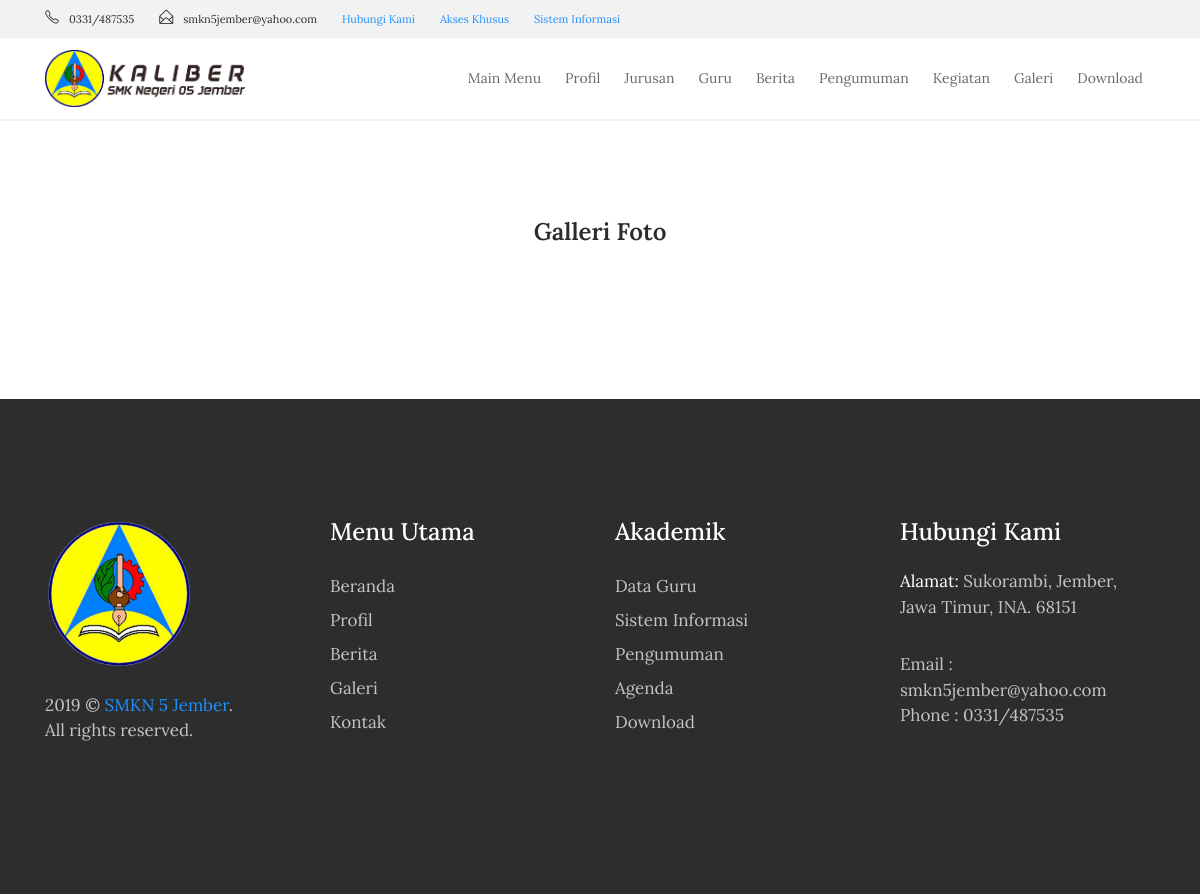
/index.php/galeri, run on an earlier commit of the app's database.
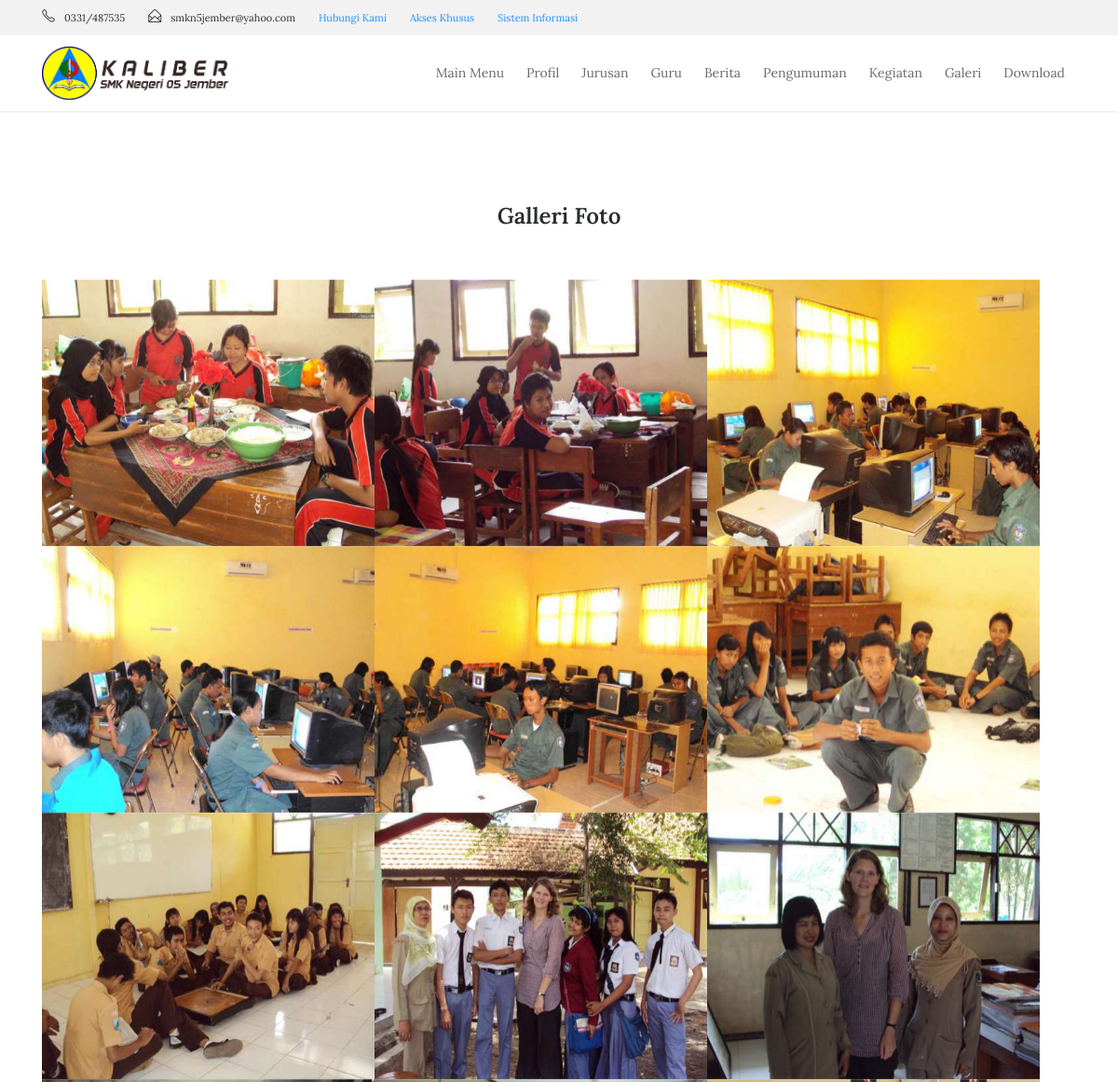
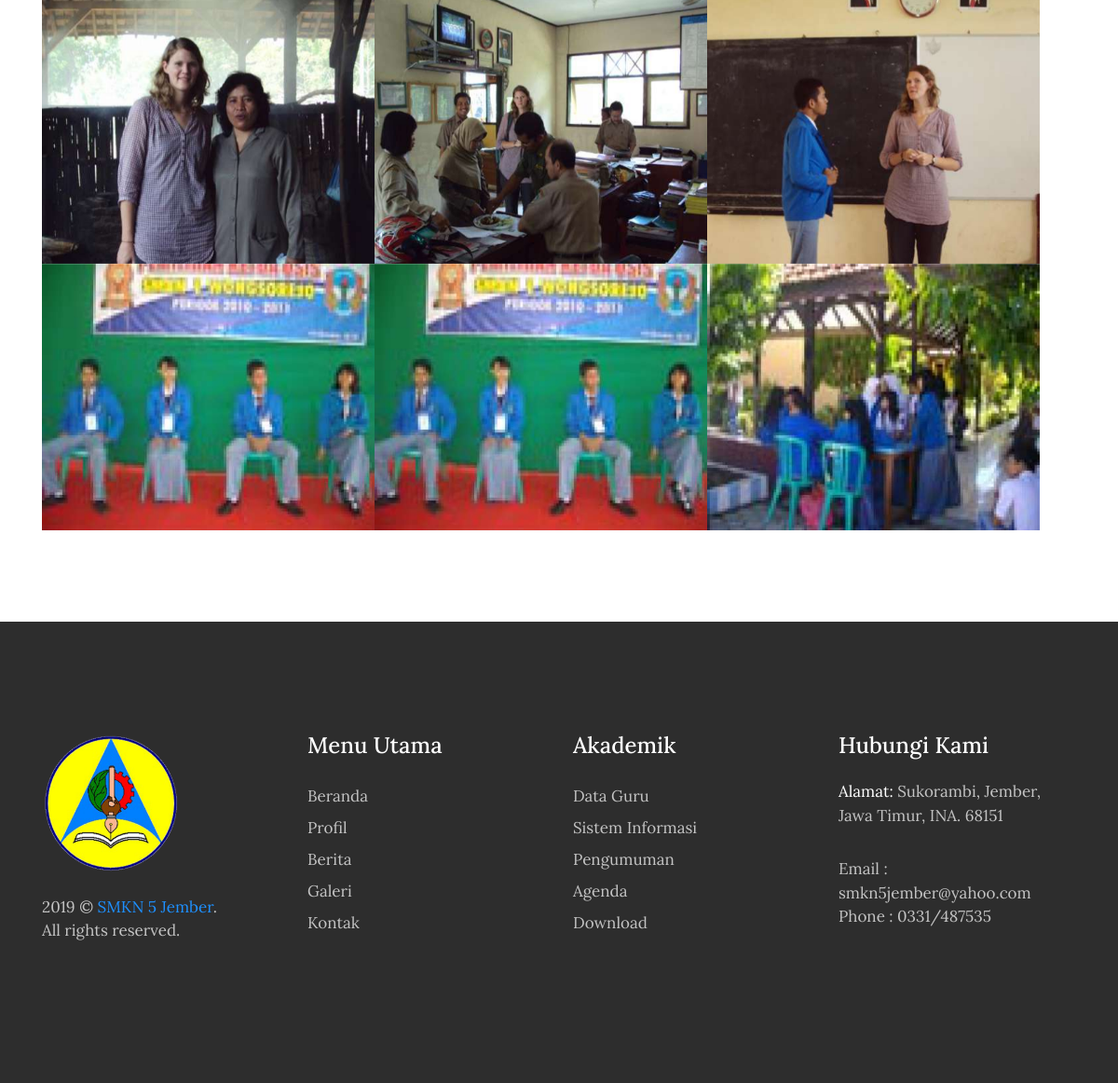
And on a later commit of the database (2 pictures, top to bottom).
### tables this page shows
CREATE TABLE `tbl_galeri` (
  `galeri_id` int(11) NOT NULL,
  `galeri_judul` varchar(60) DEFAULT NULL,
  `galeri_tanggal` timestamp NULL DEFAULT CURRENT_TIMESTAMP,
  `galeri_gambar` varchar(40) DEFAULT NULL,
  `galeri_album_id` int(11) DEFAULT NULL,
  `galeri_pengguna_id` int(11) DEFAULT NULL,
  `galeri_author` varchar(60) DEFAULT NULL
);

### application/controllers/Galeri.php (called while the page is built, shortened)
<?php
class Galeri extends CI_Controller{
	function __construct(){
		$this->load->model('m_galeri');
		$this->load->model('m_album');
		$this->load->model('m_pengunjung');
	}
	function index(){
		$x['alb']=$this->m_album->get_all_album();
		$x['all_galeri']=$this->m_galeri->get_all_galeri();
		$this->load->view('beranda/header',$x);
		$this->load->view('depan/v_galeri',$x);
	}
}

### index.php (called while the page is built, shortened)
<?php
require_once BASEPATH.'core/CodeIgniter.php';

### application/models/M_galeri.php (called while the page is built, shortened)
<?php
class M_galeri extends CI_Model{
	function get_all_galeri(){
		$hsl=$this->db->query("SELECT tbl_galeri.*,DATE_FORMAT(galeri_tanggal,'%d/%m/%Y') AS tanggal,album_nama FROM tbl_galeri join tbl_album on galeri_album_id=album_id ORDER BY galeri_id DESC");
		return $hsl;
	}
}

### application/views/depan/v_galeri.php (the view, shortened to what this page needs)
<!DOCTYPE html>
<html lang="en">
<head>
  <link rel="stylesheet" href="<?php echo base_url().'theme/css/bootstrap.min.css'?>">
  <link rel="stylesheet" href="<?php echo base_url().'theme/css/font-awesome.min.css'?>">
  <link rel="stylesheet" href="<?php echo base_url().'theme/css/simple-line-icons.css'?>">
  <link rel="stylesheet" href="<?php echo base_url().'theme/css/magnific-popup.css'?>">
  <link rel="stylesheet" type="text/css" href="<?php echo base_url().'theme/css/normalize.css'?>" />
  <link rel="stylesheet" type="text/css" href="<?php echo base_url().'theme/css/set2.css'?>" />
  <link href="<?php echo base_url().'theme/css/animated-masonry-gallery.css'?>" rel="stylesheet" type="text/css" />
  <link href="<?php echo base_url().'theme/css/style.css'?>" rel="stylesheet">
</head>
  <div class="gallery-wrap">
    <div class="container">
<div class="row">
  <div class="col-md-12">
    <h3 class="gallery-style">Galleri Foto</h3>
  </div>
</div><br>
<div class="row">
  <div class="col-md-12">
    <div id="gallery">
      <div id="gallery-content">
        <div id="gallery-content-center">
          <?php foreach ($all_galeri->result() as $row) : ?>
            <a href="<?php echo base_url().'assets/images/'.$row->galeri_gambar;?>" class="image-link2">
             <img src="<?php echo base_url().'assets/images/'.$row->galeri_gambar;?>" class="all img-fluid" alt="#" />
            </a>
          <?php endforeach;?>
       </div>
     </div>
   </div>
 </div>
</div>
</div>
</div>
<footer>
    <div class="container">
        <div class="row">
            <div class="col-md-3">
                <div class="foot-logo">
                    <a href="<?php echo site_url();?>">
                        <img src="<?php echo base_url().'theme/images/logo-white.png'?>" width="150px" class="img-fluid" alt="footer_logo">
                    </a>
                    <p><?php echo date('Y');?> © <a href="<?php echo base_url().''?>" target="_blank">SMKN 5 Jember</a>. <br>All rights reserved.</p>
                    </div>
                </div>
                <div class="col-md-3">
                    <div class="sitemap">
                        <h3>Menu Utama</h3>
                        <ul>
                            <li><a href="<?php echo site_url();?>">Beranda</a></li>
                            <li><a href="<?php echo site_url('about');?>">Profil</a></li>
                            <li><a href="<?php echo site_url('artikel');?>">Berita</a></li>
                            <li><a href="<?php echo site_url('galeri');?>">Galeri</a></li>
                            <li><a href="<?php echo site_url('contact');?>">Kontak</a></li>
                        </ul>
                    </div>
                </div>
                <div class="col-md-3">
                  <div class="sitemap">
                      <h3>Akademik</h3>
                      <ul>
                          <li><a href="<?php echo site_url('guru');?>">Data Guru</a></li>
                         <li><a href="<?php echo site_url('login_si');?>">Sistem Informasi </a></li>
                          <li><a href="<?php echo site_url('pengumuman');?>">Pengumuman</a></li>
                          <li><a href="<?php echo site_url('agenda');?>">Agenda</a></li>
                          <li><a href="<?php echo site_url('download');?>">Download</a></li>
                      </ul>
                  </div>
                </div>
                <div class="col-md-3">
                    <div class="address">
                        <h3>Hubungi Kami</h3>
                        <p><span>Alamat: </span> Sukorambi, Jember, Jawa Timur, INA. 68151</p>
                        <p>Email : smkn5jember@yahoo.com
                            <br> Phone : 0331/487535</p>
                        </div>
                    </div>
                </div>
            </div>
        </footer>
  </body>
  </html>

### application/views/beranda/header.php (shortened to what this page needs)
<!DOCTYPE html>
<html lang="en">
<head>
    <link rel="stylesheet" href="<?php echo base_url().'theme/css/bootstrap.min.css'?>">
    <link rel="stylesheet" href="<?php echo base_url().'theme/css/font-awesome.min.css'?>">
    <link rel="stylesheet" href="<?php echo base_url().'theme/css/simple-line-icons.css'?>">
    <link rel="stylesheet" href="<?php echo base_url().'theme/css/slick.css'?>">
    <link rel="stylesheet" href="<?php echo base_url().'theme/css/slick-theme.css'?>">
    <link rel="stylesheet" href="<?php echo base_url().'theme/css/owl.carousel.min.css'?>">
    <link href="<?php echo base_url().'theme/css/style.css'?>" rel="stylesheet">
</head>
<body>
    <div class="header-topbar">
        <div class="container">
            <div class="row">
                <div class="col-xs-6 col-sm-8 col-md-9">
                    <div class="header-top_address">
                        <div class="header-top_list">
                            <span class="icon-phone"></span>0331/487535
                        </div>
                        <div class="header-top_list">
                            <span class="icon-envelope-open"></span>smkn5jember@yahoo.com
                        </div>
                        <div class="header-top_list">
                             <a href="<?php echo site_url('contact');?>">Hubungi Kami</a>
                        </div>
                         <div class="header-top_list">
                             <a href="<?php echo site_url('administrator');?>">Akses Khusus</a>
                        </div>
                         <div class="header-top_list">
                             <a href="<?php echo site_url('login_si');?>">Sistem Informasi</a>
                        </div>
                    </div>
                </div>
                <div class="col-xs-6 col-sm-4 col-md-3">
                </div>
            </div>
        </div>
    </div>
    <div data-toggle="affix" style="border-bottom:solid 2px #f2f2f2;">
        <div class="container nav-menu2">
            <div class="row">
                <div class="col-md-12">
                    <nav class="navbar navbar2 navbar-toggleable-md navbar-light bg-faded">
                        <a href="<?php echo site_url('');?>" class="navbar-brand nav-brand2"><img class="img img-responsive" width="200px;" src="<?php echo base_url().'theme/images/logo-dark.png'?>"></a>
                        <div class="collapse navbar-collapse justify-content-end" id="navbarNavDropdown">
                            <ul class="navbar-nav">
                                <li class="nav-item">
                                    <a class="nav-link" href="<?php echo site_url('');?>">Main Menu</a>
                                </li>
                                <li class="nav-item">
                                    <a class="nav-link" href="<?php echo site_url('about');?>">Profil</a>
                                </li>
                                <li class="nav-item">
                                    <a class="nav-link" href="<?php echo site_url('jurusan');?>">Jurusan</a>
                                </li>
                                <li class="nav-item">
                                    <a class="nav-link" href="<?php echo site_url('guru');?>">Guru</a>
                                </li>
                               <li class="nav-item">
                                    <a class="nav-link" href="<?php echo site_url('blog');?>">Berita</a>
                                </li>
                                <li class="nav-item">
                                    <a class="nav-link" href="<?php echo site_url('pengumuman');?>">Pengumuman</a>
                                </li>
                                <li class="nav-item">
                                    <a class="nav-link" href="<?php echo site_url('agenda');?>">Kegiatan</a>
                                </li>
                                <li class="nav-item">
                                    <a class="nav-link" href="<?php echo site_url('galeri');?>">Galeri</a>
                                </li>
                                <li class="nav-item">
                                    <a class="nav-link" href="<?php echo site_url('download');?>">Download</a>
                                </li>
                          </ul>
                    </div>
                  </nav>
                </div>
              </div>
            </div>
          </div>

### application/views/beranda/header.php (style rules this page uses)
body { top:0 !important; }

What changed in the data, as far as the page shows it:
added tbl_galeri: galeri_gambar (picture)
added tbl_galeri: galeri_gambar (picture)
added tbl_galeri: galeri_gambar (picture)
added tbl_galeri: galeri_gambar (picture)
added tbl_galeri: galeri_gambar (picture)
added tbl_galeri: galeri_gambar (picture)
added tbl_galeri: galeri_gambar (picture)
added tbl_galeri: galeri_gambar (picture)
added tbl_galeri: galeri_gambar (picture)
added tbl_galeri: galeri_gambar (picture)
added tbl_galeri: galeri_gambar (picture)
added tbl_galeri: galeri_gambar (picture)
added tbl_galeri: galeri_gambar (picture)
added tbl_galeri: galeri_gambar (picture)
added tbl_galeri: galeri_gambar (picture)
